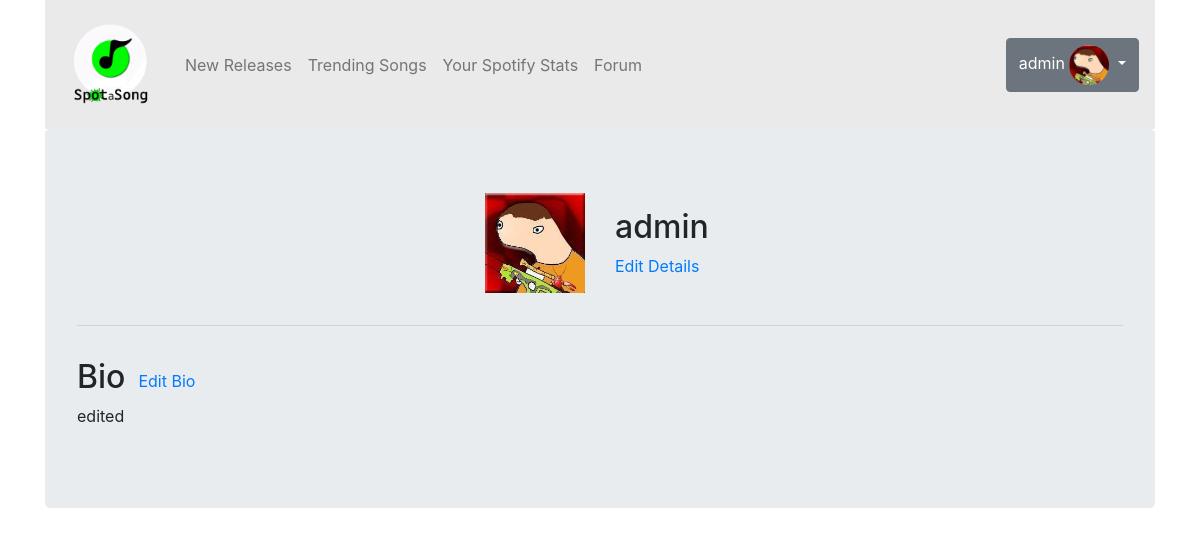
The app's page /accounts/profile/admin (signed in) with its own data.
### accounts/models.py (models this page shows, shortened)
class CustomUser(AbstractUser):
    age = models.PositiveIntegerField(null=True, blank=True)

class UserProfile(models.Model):
    user = models.OneToOneField(CustomUser, on_delete=models.CASCADE)
    profile_picture = models.ImageField(default='default.jpg',upload_to='profile_pictures')
    bio = models.TextField(max_length=1500, blank=True)

### accounts/views.py (the view)
# urls.py: path('profile/<str:profile_name>', profileView, name='profile'),
def profileView(request, profile_name):
    user_profile = get_object_or_404(UserProfile, user__username=profile_name)
    if request.method == "POST":
        bio_form = BioUpdateForm(request.POST, instance=user_profile)
        if bio_form.is_valid():
            bio_form.save()
            messages.success(request, 'Bio Updated!')
            return redirect('accounts:profile', profile_name=profile_name)
    else:
        initial_data = {'bio': user_profile.bio} # set the initial value to the existing bio value
        bio_form = BioUpdateForm(initial=initial_data)
    return render(request, 'profile.html', {'user_profile': user_profile, 'bioform': bio_form})

### accounts/templates/profile.html (shortened to what this page needs)
{% extends "base.html" %}
{% load crispy_forms_tags %}
{% load static %}
{% block content %}
<div class="container">
    <div class="jumbotron">
        <div class="row text-center justify-content-md-center pb-3">
            <div class="col-md-5 text-md-right">
                <img id="bioImage"  src="{{ user_profile.profile_picture.url }}">
            </div>
           <div class="col-md-5 text-md-left my-auto">
                <h2>{{user_profile.user}}</h2>
                {% if user_profile.user == request.user %}
                    <a href="{% url 'accounts:profileDetails' profile_name=user.username%}">Edit Details</a>
                {% endif %}
           </div>
        </div>
        <hr>
        <div class="container">
            <div class="row pt-3">
                <h2>Bio</h2>
                {% if user_profile.user == request.user %}
                <button type="button" class="btn btn-link" data-toggle="modal" data-target="#editBio">
                    Edit Bio
                </button>
                {% endif %}
            </div>
            <div class="row">
                <p>{{ user_profile.bio|linebreaksbr }}</p>
            </div>
        </div>
    </div>
</div>
{% endblock %}

### main/templates/navbar.html (shortened to what this page needs)
{% load static %}
<div class="container">
  <nav class="navbar navbar-expand-lg navbar-light" style="background-color: #eaeaea;">
    <div class="collapse navbar-collapse" id="navbarTogglerDemo01">
      <a class="pt-2 navbar-brand" href="{% url 'main:home' %}">
        <img src="{% static '\images\DALL·E 2023-04-06 12.51.07 - Create a copytright free logo using this website name_ Spot-a-Song. Use grayscale colors with greenscale (1).png' %}" width="100" height="100" alt="">
      </a>
      <ul class="navbar-nav mr-auto mt-2 mt-lg-0">
        <li class="nav-item">
          <a class="nav-link" href="{% url 'main:new_releases' %}">New Releases</a>
        </li>
        <li class="nav-item">
          <a class="nav-link" href="{% url 'main:trendingSongs' %}">Trending Songs</a>
        </li>
        <li class="nav-item">
          <a class="nav-link" href="{% url 'accounts:spotify_authorize' %}">Your Spotify Stats</a>
        </li>
        <li class="nav-item">
          <a class="nav-link" href="{% url 'forum:forumtopics' %}">Forum</a>
        </li>
      </ul>
      {% if user.is_authenticated %}
      <div class="dropdown justify-content-right">
        <button class="btn btn-secondary dropdown-toggle" type="button" id="dropdownMenuButton" data-toggle="dropdown" aria-haspopup="true" aria-expanded="false">
          {{ user.username }}
          <img class="rounded-circle" id="imageprofile" src="{{ user.userprofile.profile_picture.url }}"></a>
        </button>
      </div>
      {% else %}
      <div class="justify-content-right">
        <a href="{% url 'accounts:signin' %}">SignIn</a>
        |
        <a href="{% url 'accounts:signup' %}">SignUp</a>
      </div>
      {% endif %}
    </div>
 </nav>
</div>

### static/css/style.css (style rules this page uses)
#imageprofile { max-width: 40px; max-height: 40px; }
#bioImage { max-width: 100px; max-height: 100px; }

### records on screen
CustomUser: username "admin", userprofile.profile_picture (picture)
UserProfile: profile_picture (picture), user "admin", bio "edited"
